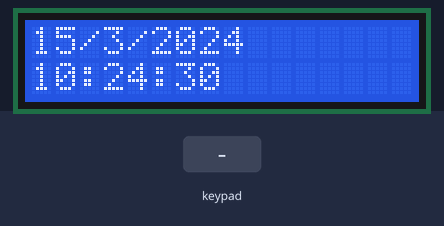
Recording of a sketch running on a simulated Arduino Uno, built with avr-gcc and run on an emulated ATmega328P. On the bench: 16×2 character LCD. Inputs (shaded band) come from the test bench. The local clock reads 2024-03-15 10:24:30 at power-on unless the sketch sets it.

Above: at 0.1 s.
1.3 s: key '*' pressed
At 3.7 s:
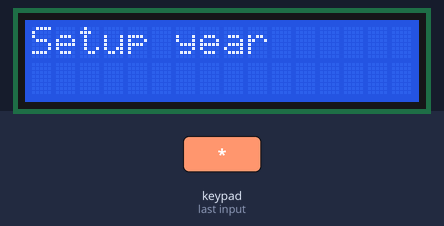
4.0 s: keypad keys 9 8 7 6 pressed 0.4 s apart
At 6.9 s:
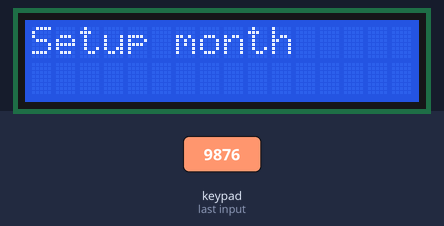
7.2 s: keypad keys 9 8 7 6 # pressed 0.4 s apart
At 9.4 s:
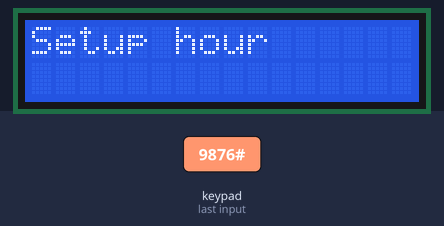
10.7 s: key '1' pressed
At 12.4 s:
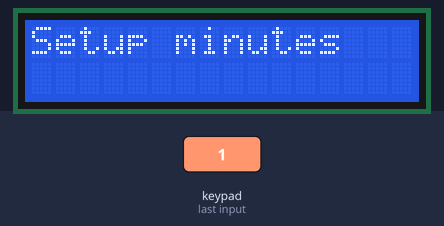
12.7 s: keypad keys 9 8 7 6 * pressed 0.4 s apart
At 14.5 s:
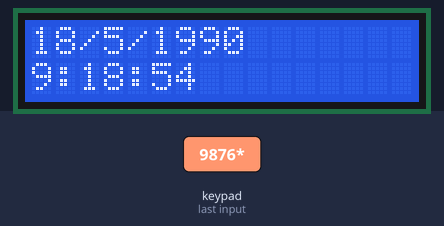
Timing chart, 0 to 16.0 s (numbered marks = the images above; inputs shaded):
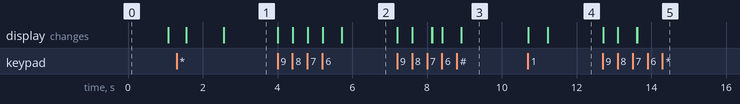

The sketch:

KEYboard_RTC1306_LCD1602_I2C.ino
```cpp
//This code is to use with DS1302 RTC module + 4*4 Keypad + LCD i2c + Arduino
//After wiring the modules, the LCD will show the default date and time or the one set before
//The objective of this project is that you can set the RTC module from the keypad, and sure it will stay stored
//Then show it on the screen
//Refer to https://surtrtech.com/ or SurtrTech youtube channel for more information

#include <Wire.h>
#include <Keypad.h>
#include <virtuabotixRTC.h>
#include <LiquidCrystal_I2C.h>

LiquidCrystal_I2C lcd(0x27,16,2);


virtuabotixRTC myRTC(2, 3, 4); //Wiring of the RTC (CLK,DAT,RST)
                               //If you change the wiring change the pins here also


const byte ROWS= 4; //number of rows on the keypad
const byte COLS= 4; //number of columns on the keypad

//keymap defines the key pressed according to the row and columns just as appears on the keypad
char keymap[ROWS][COLS]=
{
  {'1', '2', '3', 'A'},
  {'4', '5', '6', 'B'},
  {'7', '8', '9', 'C'},
  {'*', '0', '#', 'D'}
};


byte rowPins[ROWS] = {9, 8, 7, 6};
byte colPins[COLS] = {5, 4, 3, 2};

int i1,i2,i3,i4;
char c1,c2,c3,c4;
char keypressed;


//initializes an instance of the Keypad class
Keypad myKeypad= Keypad(makeKeymap(keymap), rowPins, colPins, ROWS, COLS);


void setup() {
  Serial.begin(9600);
  lcd.init();
  lcd.backlight();
  lcd.home ();

}

void loop() {

  while(keypressed == NO_KEY){ //As long as no key is pressed we keep showing the date and time, I'm obliged to clear the screen everytime so the numbers don't get confused
                               //And I should add that little delay so the screen shows correctly otherwise it didn't work for me
  keypressed = myKeypad.getKey();
  lcd.clear(); //Here after clearing the LCD we take the time from the module and print it on the screen with usual LCD functions
  myRTC.updateTime();
  lcd.setCursor(0,0);
  lcd.print(myRTC.dayofmonth);
  lcd.print("/");
  lcd.print(myRTC.month);
  lcd.print("/");
  lcd.print(myRTC.year);
  lcd.setCursor(0,1);
  lcd.print(myRTC.hours);
  lcd.print(":");
  lcd.print(myRTC.minutes);
  lcd.print(":");
  lcd.print(myRTC.seconds);
  delay(100);
  }


         if (keypressed == '*') //As we everytime check the key pressed we only proceed to setup if we press "*"
             {
              lcd.clear();
              lcd.print("     Setup");
             delay(1000);
              lcd.clear();
              lcd.print("Setup year");
              //So you can understand how this works, first it shows us "setup" then it prints "setup year" and now you can write your year normally (2-0-1-8)
              //It automatically passes to setting up the month...until it's finished
              //The keys from keypad are all considered chars (c) so we should convert them to int that's what I did then we store them (i)
              //We do some math and we get the year, month... as int so we can inject them to the RTC otherwise it will not be compiled
              //Months like April you should write 04, 03 for March... otherwise it will not pass to the next parameter
              //The RTC virtuabotix library is already set to not accept strange time and dates (45/17/1990) (58:90:70), and yes old dates are considered as errors
             char keypressed2 = myKeypad.waitForKey();
                    if (keypressed2 != NO_KEY && keypressed2 !='*' && keypressed2 !='#' && keypressed2 !='A' && keypressed2 !='B' && keypressed2 !='C' && keypressed2 !='D' )
                      {
                       c1 = keypressed2;
                       lcd.setCursor(0, 1);
                       lcd.print(c1);
                       }
                 char      keypressed3 = myKeypad.waitForKey();
                    if (keypressed3 != NO_KEY && keypressed3 !='*' && keypressed3 !='#' && keypressed3 !='A' && keypressed3 !='B' && keypressed3 !='C' && keypressed3 !='D' )
                      {
                       c2 = keypressed3;
                       lcd.setCursor(1, 1);
                       lcd.print(c2);
                       }
                   char  keypressed4 = myKeypad.waitForKey();
                   if (keypressed4 != NO_KEY && keypressed4 !='*' && keypressed4 !='#' && keypressed4 !='A' && keypressed4 !='B' && keypressed4 !='C' && keypressed4 !='D' )
                      {
                       c3 = keypressed4;
                       lcd.setCursor(2, 1);
                       lcd.print(c3);
                       }
                   char   keypressed5 = myKeypad.waitForKey();
                   if (keypressed5 != NO_KEY && keypressed5 !='*' && keypressed5 !='#' && keypressed5 !='A' && keypressed5 !='B' && keypressed5 !='C' && keypressed5 !='D' )
                      {
                       c4 = keypressed5;
                       lcd.setCursor(3, 1);
                       lcd.print(c4);
                       }

                     i1=(c1-48)*1000;        //the keys pressed are stored into chars I convert them to int then i did some multiplication to get the code as an int of xxxx
                     i2=(c2-48)*100;
                     i3=(c3-48)*10;
                     i4=c4-48;
                     int N_year=i1+i2+i3+i4;
                   delay(500);
                     lcd.clear();
                     lcd.print("Setup month");

////////////////////////////////////////////////////////////////
                     char keypressed6 = myKeypad.waitForKey();  // here all programs are stopped until you enter the four digits then it gets compared to the code above
                    if (keypressed6 != NO_KEY && keypressed6 !='*' && keypressed6 !='#' && keypressed6 !='A' && keypressed6 !='B' && keypressed6 !='C' && keypressed6 !='D' )
                      {
                       c1 = keypressed6;
                       lcd.setCursor(0, 1);
                       lcd.print(c1);
                       }
                    char   keypressed7 = myKeypad.waitForKey();
                    if (keypressed7 != NO_KEY && keypressed7 !='*' && keypressed7 !='#' && keypressed7 !='A' && keypressed7 !='B' && keypressed7 !='C' && keypressed7 !='D' )
                      {
                       c2 = keypressed7;
                       lcd.setCursor(1, 1);
                       lcd.print(c2);
                       }


                     i1=(c1-48)*10;
                     i2=c2-48;
                    int N_month=i1+i2;
                     delay(500);

                     lcd.clear();
                     lcd.print("Setup Day");

 ////////////////////////////////////////////////////////////////
                      char keypressed8 = myKeypad.waitForKey();  // here all programs are stopped until you enter the four digits then it gets compared to the code above
                    if (keypressed8 != NO_KEY && keypressed8 !='*' && keypressed8 !='#' && keypressed8 !='A' && keypressed8 !='B' && keypressed8 !='C' && keypressed8 !='D' )
                      {
                        c1 = keypressed8;
                       lcd.setCursor(0, 1);
                       lcd.print(c1);
                       }
                      char keypressed9 = myKeypad.waitForKey();
                    if (keypressed9 != NO_KEY && keypressed9 !='*' && keypressed9 !='#' && keypressed9 !='A' && keypressed9 !='B' && keypressed9 !='C' && keypressed9 !='D' )
                      {
                        c2 = keypressed9;
                       lcd.setCursor(1, 1);
                       lcd.print(c2);
                       }


                     i1=(c1-48)*10;
                     i2=c2-48;
                    int N_day=i1+i2;
                    delay(500);
                     lcd.clear();
                     lcd.print("Setup hour");
////////////////////////////////////////////////////////////////////////////////////:
                     char keypressed10 = myKeypad.waitForKey();  // here all programs are stopped until you enter the four digits then it gets compared to the code above
                    if (keypressed10 != NO_KEY && keypressed10 !='*' && keypressed10 !='#' && keypressed10 !='A' && keypressed10 !='B' && keypressed10 !='C' && keypressed10 !='D' )
                      {
                       c1 = keypressed10;
                       lcd.setCursor(0, 1);
                       lcd.print(c1);
                       }
                    char   keypressed11 = myKeypad.waitForKey();
                    if (keypressed11 != NO_KEY && keypressed11 !='*' && keypressed11 !='#' && keypressed11 !='A' && keypressed11 !='B' && keypressed11 !='C' && keypressed11 !='D' )
                      {
                        c2 = keypressed11;
                       lcd.setCursor(1, 1);
                       lcd.print(c2);
                       }


                     i1=(c1-48)*10;
                     i2=c2-48;
                    int N_hour=i1+i2;
                    delay(500);
                     lcd.clear();
                     lcd.print("Setup minutes");
////////////////////////////////////////////////////////////////////////////////////:
                    char keypressed12 = myKeypad.waitForKey();  // here all programs are stopped until you enter the four digits then it gets compared to the code above
                    if (keypressed12 != NO_KEY && keypressed12 !='*' && keypressed12 !='#' && keypressed12 !='A' && keypressed12 !='B' && keypressed12 !='C' && keypressed12 !='D' )
                      {
                        c1 = keypressed12;
                       lcd.setCursor(0, 1);
                       lcd.print(c1);
                       }
                   char    keypressed13 = myKeypad.waitForKey();
                    if (keypressed13 != NO_KEY && keypressed13 !='*' && keypressed13 !='#' && keypressed13 !='A' && keypressed13 !='B' && keypressed13 !='C' && keypressed13 !='D' )
                      {
                        c2 = keypressed13;
                       lcd.setCursor(1, 1);
                       lcd.print(c2);
                       }


                     i1=(c1-48)*10;
                     i2=c2-48;
                    int N_minutes=i1+i2;
                    delay(500);
                     lcd.clear();

                    myRTC.setDS1302Time(22, N_minutes, N_hour, 1, N_day, N_month, N_year); //once we're done setting the date and time we transfer to values to the RTC module
                                                                                           //the 22 stands for seconds you can add a setup for it too if you want
                                                                                           //the 1 stands for day of the week, as long I don't show it on the screen I don't change it
                    keypressed=NO_KEY; //the "*" key is stored in "keypressed" so I remove that value from it otherwise it will get me in the setup again
              }


}
```

Measured:
- after the input at 1.3 s, the display: first changes after 0.25 s (image 1 shows a later state)
- after the input at 4.0 s, the display: first changes at once (image 2 shows a later state)
- after the input at 7.2 s, the display: first changes at once (image 3 shows a later state)
- after the input at 10.7 s, the display: first changes at once (image 4 shows a later state)
- after the input at 12.7 s, the display: first changes at once (image 5 shows a later state)
